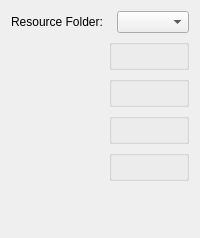
     <widget class="QWidget" name="Resources">
      <attribute name="title">
       <string>Resources</string>
      </attribute>
      <layout class="QFormLayout" name="formLayout_7">
       <item row="0" column="0">
        <widget class="QLabel" name="label_15">
         <property name="text">
          <string>Resource Folder:</string>
         </property>
        </widget>
       </item>
       <item row="0" column="1">
        <layout class="QHBoxLayout" name="horizontalLayout_1">
         <item>
          <widget class="KisFileNameRequester" name="m_urlResourceFolder" native="true">
           <property name="sizePolicy">
            <sizepolicy hsizetype="MinimumExpanding" vsizetype="Preferred">
             <horstretch>0</horstretch>
             <verstretch>0</verstretch>
            </sizepolicy>
           </property>
          </widget>
         </item>
         <item>
          <widget class="QComboBox" name="m_resourceFolderSelector"/>
         </item>
        </layout>
       </item>
       <item row="2" column="1">
        <widget class="KisWarningBlock" name="grpWindowsAppData"/>
       </item>
       <item row="1" column="1">
        <widget class="KisWarningBlock" name="grpNonWritableLocation"/>
       </item>
       <item row="3" column="1">
        <widget class="KisWarningBlock" name="grpRestartMessage"/>
       </item>
       <item row="4" column="1">
        <widget class="KisWarningBlock" name="grpAndroidWarningMessage"/>
       </item>
       <item row="5" column="0" colspan="2">
        <spacer name="verticalSpacer_5">
         <property name="orientation">
          <enum>Qt::Vertical</enum>
         </property>
         <property name="sizeHint" stdset="0">
          <size>
           <width>20</width>
           <height>40</height>
          </size>
         </property>
        </spacer>
       </item>
      </layout>
     </widget>
